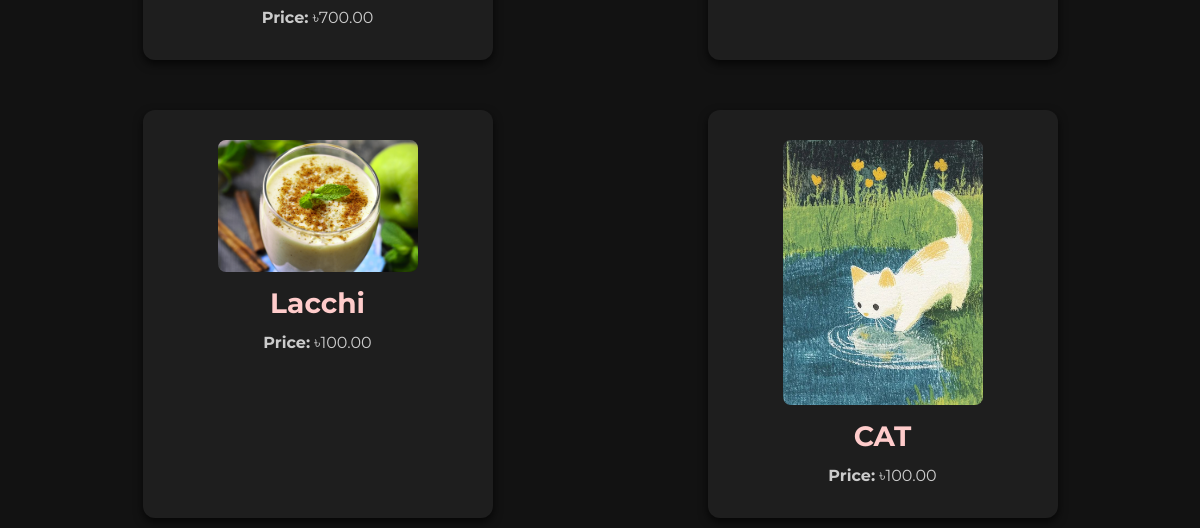
Before: /artworks/search/ (lower part) with the older database file.
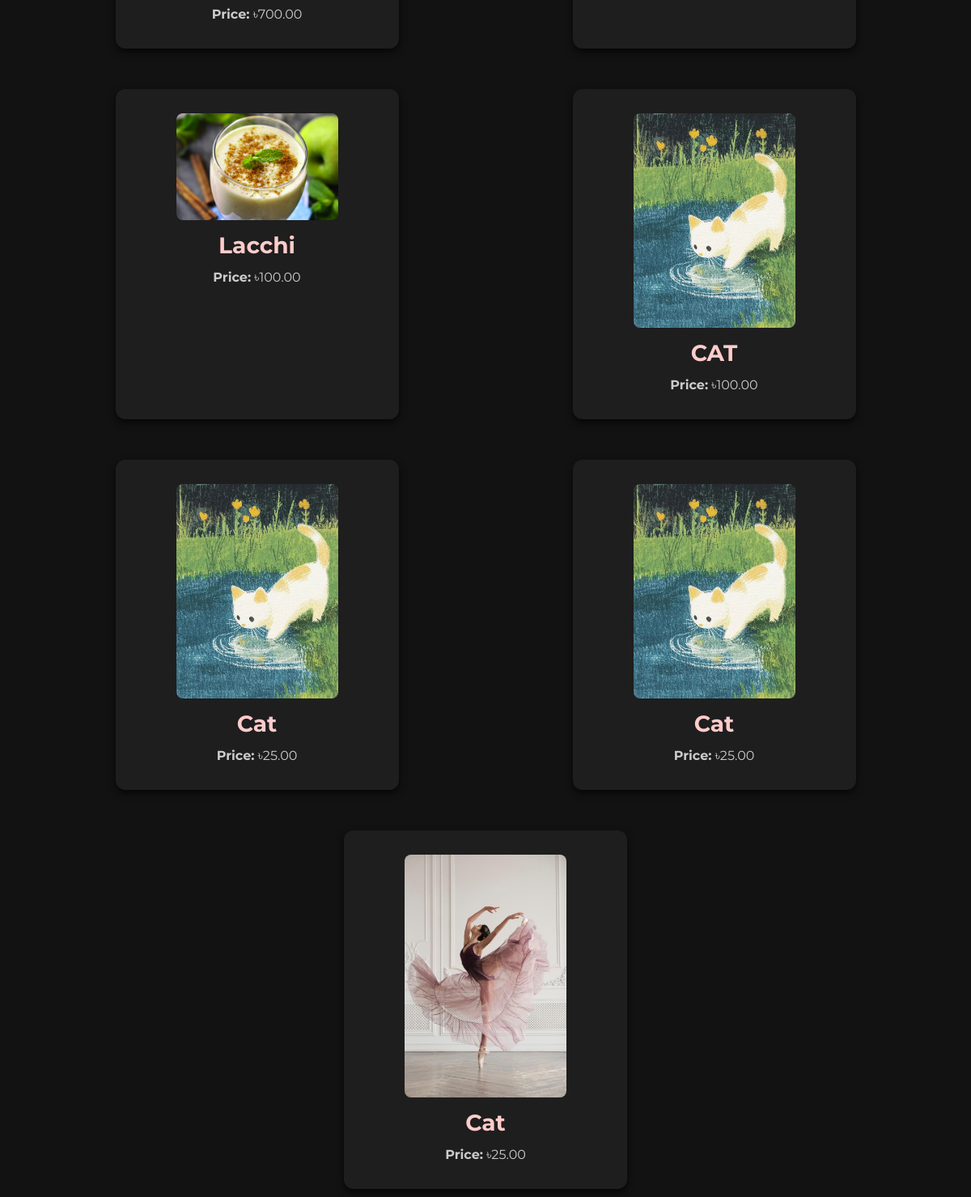
After: the same page with the newer database file.
### artworks/models.py (models this page shows, shortened)
class Artwork(models.Model):
    title = models.CharField(max_length=255)
    description = models.TextField()
    artist = models.ForeignKey(settings.AUTH_USER_MODEL, on_delete=models.CASCADE)
    price = models.DecimalField(max_digits=10, decimal_places=2)
    image = models.ImageField(upload_to='artwork/')
    art_type = models.CharField(max_length=20, choices=ART_TYPE_CHOICES, default='traditional')
    created_at = models.DateTimeField(auto_now_add=True)
    is_available = models.BooleanField(default=True)
    is_approved = models.BooleanField(default=False)
    views = models.PositiveIntegerField(default=0)  # Track popularity
    category = models.ForeignKey(Category, on_delete=models.CASCADE, related_name='artworks')
    art_type = models.CharField(max_length=30, choices=ART_TYPE_CHOICES)
    size = models.CharField(max_length=20, blank=True, null=True)  # no choices here
    custom_size = models.CharField(max_length=100, blank=True, null=True)
    frame = models.CharField(max_length=20, choices=FRAME_CHOICES, default='none')

### artworks/views.py (the view, shortened to what this page needs)
# urls.py: path('artworks/search/', views.artwork_search, name='artwork_search'),
def artwork_search(request):
    query = request.GET.get('q', '')
    category = request.GET.get('category', '')
    art_type = request.GET.get('art_type', '')
    filters = Q()
    try:
        category_id = int(category)
    except (ValueError, TypeError):
        category_id = None
    if category_id:
        filters &= Q(category__id=category_id)
    if art_type:
        filters &= Q(art_type=art_type)
    artworks = Artwork.objects.filter(filters).distinct()
    categories = Category.objects.all()
    return render(request, 'artworks/artwork_list.html', {
        'artworks': artworks,
        'query': query,
        'category': category,
        'art_type': art_type,
        'categories': categories,
        'art_type_choices': ART_TYPE_CHOICES,
    })

### messaging/context_processors.py (called while the page is built)
def unread_message_count(request):
    if request.user.is_authenticated:
        count = Message.objects.filter(receiver=request.user, is_read=False).count()
        return {'unread_message_count': count}
    return {}

### notifications/context_processors.py (called while the page is built)
def unread_notifications(request):
    if request.user.is_authenticated:
        count = request.user.notifications.filter(unread=True).count()
        return {'unread_notification_count': count}
    return {}

### templates/artworks/artwork_list.html (shortened to what this page needs)
{% extends 'base.html' %}
{% block content %}
    {% if artworks %}
        <div class="artwork-grid">
            {% for artwork in artworks %}
                <div class="artwork-card">
                    <a href="{% url 'artwork_detail' artwork.pk %}">
                        <img src="{{ artwork.image.url }}" alt="{{ artwork.title }}" width="200px" oncontextmenu="return false" draggable="false">
                    </a>
                    <h3><a href="{% url 'artwork_detail' artwork.pk %}">{{ artwork.title }}</a></h3>
                    <p><strong>Price:</strong> ৳{{ artwork.price }}</p>
                </div>
            {% endfor %}
        </div>
    {% else %}
        <p>No artworks found.</p>
    {% endif %}
{% endblock %}

Changed rows visible on the page:
added Artwork: image (picture), title "Cat", price "25.00"
added Artwork: image (picture), title "Cat", price "25.00"
added Artwork: image (picture), title "Cat", price "25.00"
